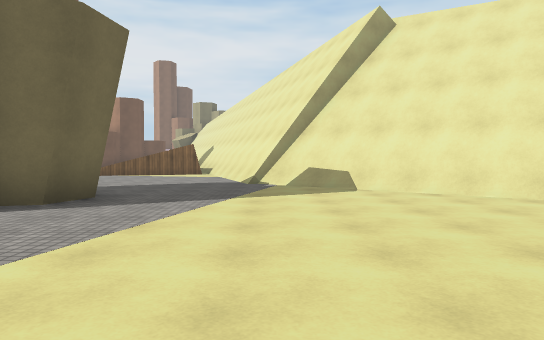
view 1 (above)

24 first-person views from a walk through a scene from a Unity 3-D project. The camera is 1.3 m above the floor, tilts 2° down and sees 70° across. The floor is counted in squares, 2 m on a side. Each view is taken from the middle of a square. On the plan, view 1 faces up. The plan holds only what a view shows up to about 11 squares ahead; the rest is blank. The place goes on beyond the plan. The player is left out. Surface patterns are stand-ins for the level's own textures.

view 2
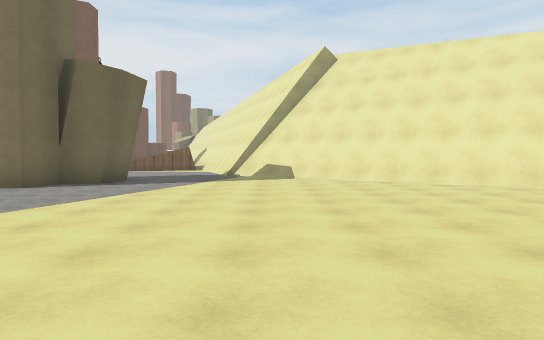

view 3
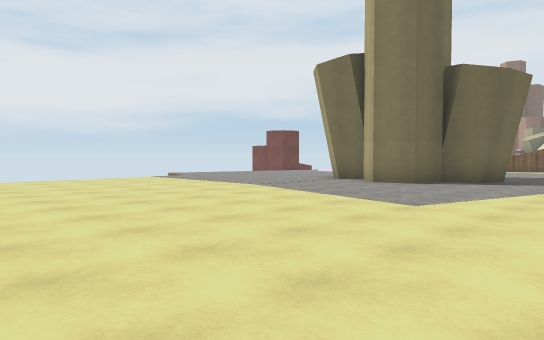

view 4
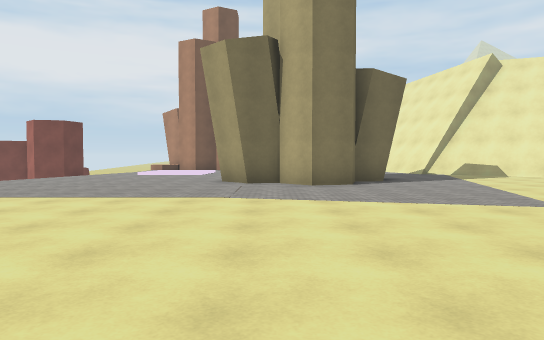

view 5
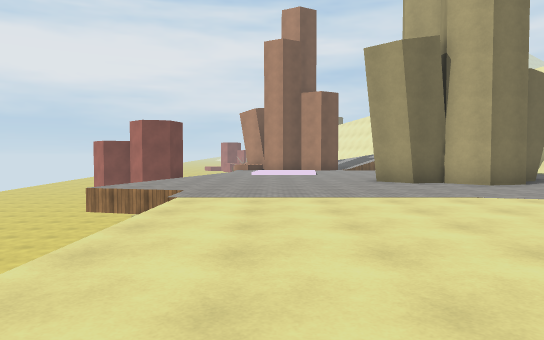

view 6
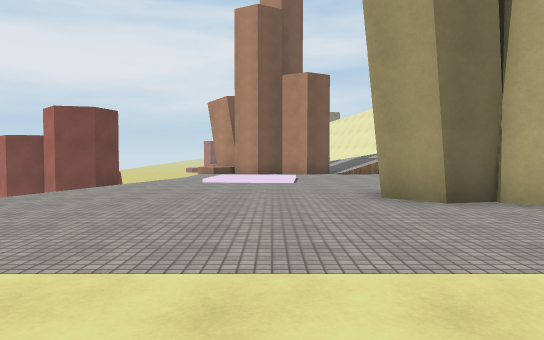

view 7
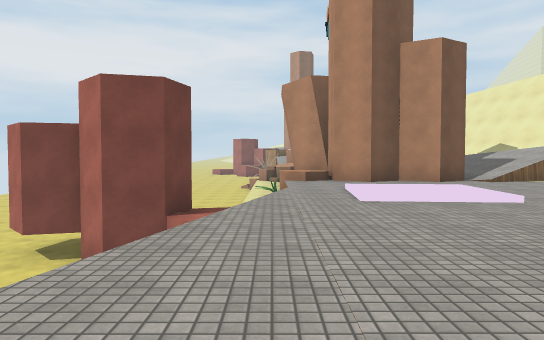

view 8
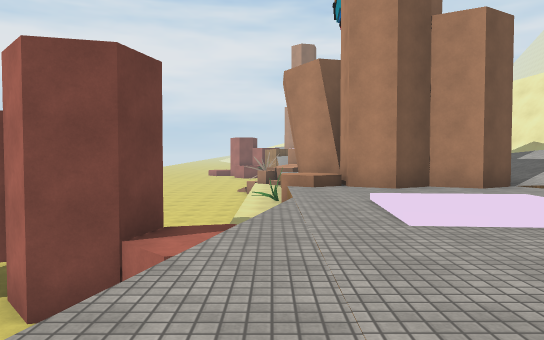

view 9
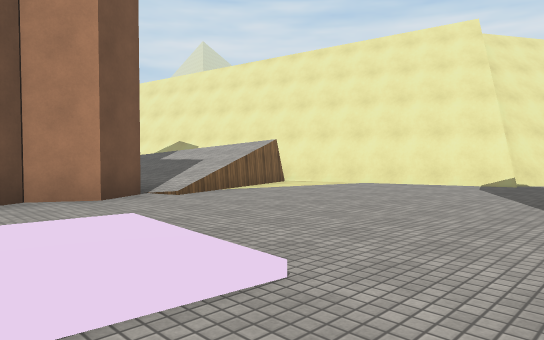

view 10
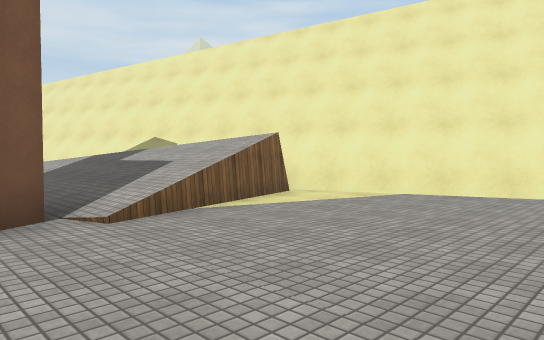

view 11
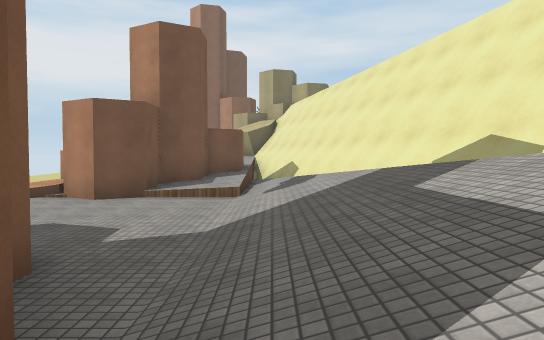

view 12
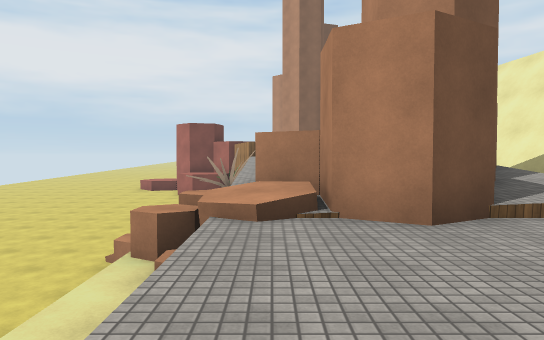

view 13
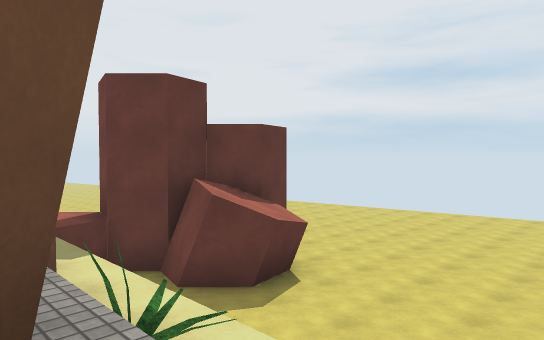

view 14
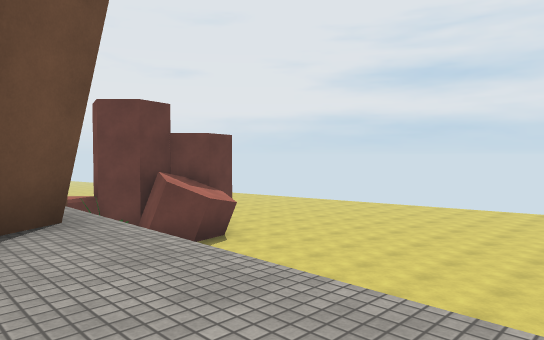

view 15
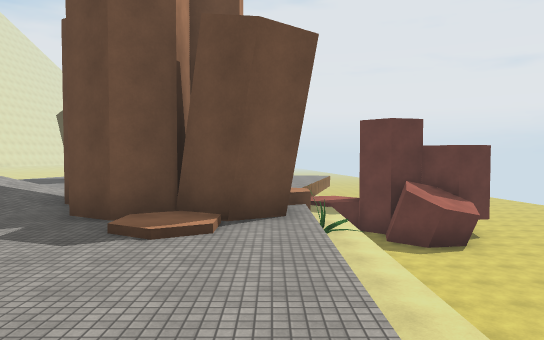

view 16
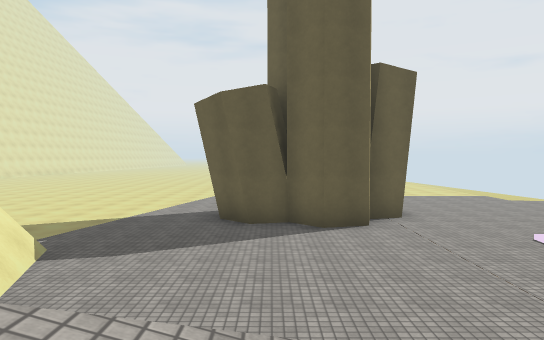

view 17
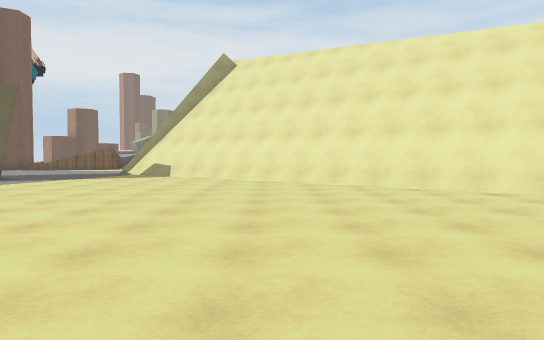

view 18
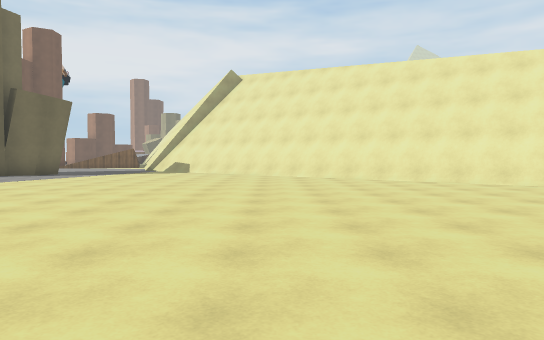

view 19
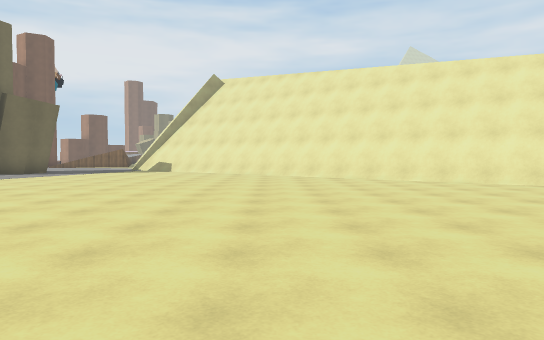

view 20
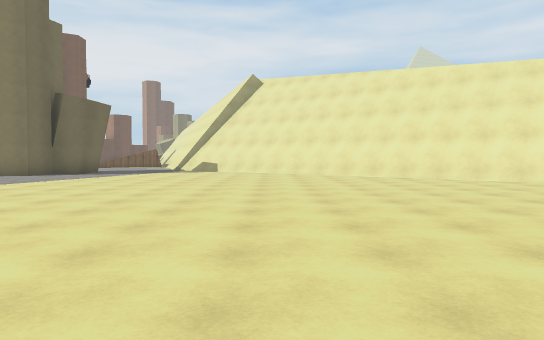

view 21
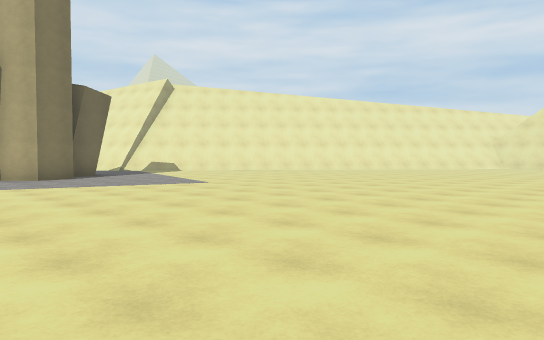

view 22
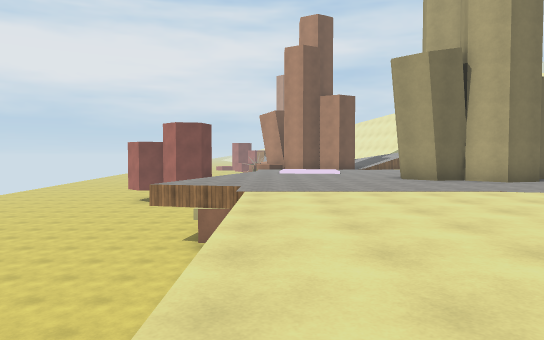

view 23
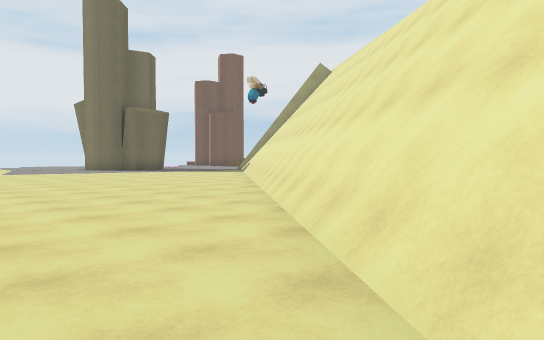

view 24
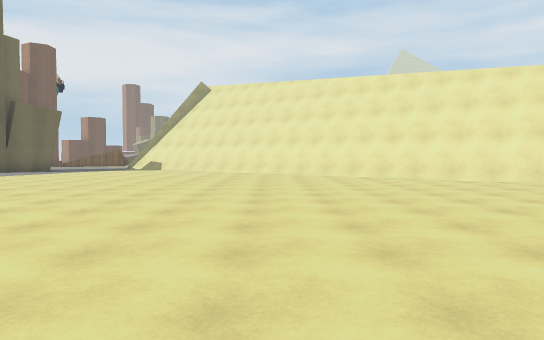

### Floor plan
Key: @ floor where view 1 was taken; # wall or solid block; x gap in a wall; . main floor; : floor 0.25 m higher than the main floor; + floor 0.5 m higher than the main floor; * floor 0.75 m higher than the main floor; / step, stairs or slope; = window, fence, low wall or low ledge; ^ raised ledge; v drop or lower ground; P plant.
Columns run from 16 left of view 1 to 14 right of it. Each row starts with its distance up from view 1.
 26 vvv v
 25 vvv v+    ##
 24 vvv v^  ## #
 23  vvvvx ##*/##
 22  vvvv/##+//v#
 21   vvv/##///v##
 20    vv.....//=#
 19 vvvvv.....//v##
 18 vvvvv.....//v##
 17 vvvvv.:/../// #
 16 vvvvv####.///v##
 15 vvvvP##  .///v##
 14 vvvvP+# ##////##
 13 vvvvv/###.//..##
 12 #:vvv..........#
 11 ###vv./........##
 10 ###vv.::........##
  9 vvvv..::........###
  8    v..............##
  7    v......###......##
  6 vv v.....#####......###
  5 vvv......#####.......###
  4 vvv........##..........##
  3 vvv.....................###
  2 vvvvv....................###
  1 vvvvv.....................###
  0  vvv ...........@...........##
 -1  vvv ........................##
 -2   vv .........................#
 -3      ..........................
 -4      ........................
 -5      .. ....................
 -6      .  ....................
 -7         ......... .........
 -8         ....       .......
 -9                     ......
-10                       ...
-11                        .

Where each view was taken, in squares from view 1:
view 1: 0 up, 0 right, facing up
view 2: 4 down, 1 right, facing up
view 3: 5 down, 0 right, facing up-left
view 4: 5 down, 6 left, facing up
view 5: 5 down, 10 left, facing up
view 6: 1 down, 9 left, facing up
view 7: 3 up, 12 left, facing up
view 8: 5 up, 12 left, facing up
view 9: 7 up, 10 left, facing up-right
view 10: 9 up, 8 left, facing up-right
view 11: 13 up, 6 left, facing up
view 12: 17 up, 11 left, facing up
view 13: 17 up, 11 left, facing down-left
view 14: 20 up, 10 left, facing down-left
view 15: 22 up, 11 left, facing down
view 16: 15 up, 4 left, facing down
view 17: 5 down, 5 right, facing up
view 18: 8 down, 5 right, facing up
view 19: 9 down, 6 right, facing up
view 20: 9 down, 4 right, facing up
view 21: 8 down, 8 left, facing up-right
view 22: 6 down, 11 left, facing up
view 23: 3 down, 14 right, facing up-left
view 24: 11 down, 7 right, facing up
